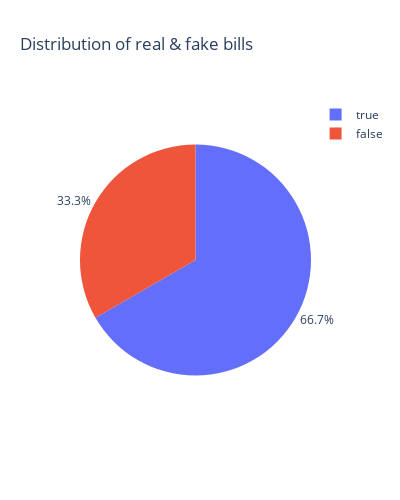

The code cell stored with this chart in its notebook:
### Markdown cell above
### Others

### Code cell
df_counts = df['is_genuine'].value_counts().reset_index()
df_counts.columns = ['is_genuine', 'count']

#Source for pie chart in plotly express https://plotly.com/python/pie-charts/
fig = px.pie(df_counts, values='count', names='is_genuine', title='Distribution of real & fake bills', width=400, height=500)
fig.update_traces(textposition='outside')
fig.update_layout(uniformtext_minsize=10, uniformtext_mode='hide')
fig.show()

### Figure 1 — Plotly figure (JSON) as saved in the notebook; plotly's stock layout.template omitted (floating-point values rounded to 4 significant figures)
{"data": [{"domain": {"x": [0, 1], "y": [0, 1]}, "hovertemplate": "is_genuine=%{label}<br>count=%{value}<extra></extra>", "labels": [true, false], "legendgroup": "", "name": "", "showlegend": true, "textposition": "outside", "type": "pie", "values": [1000, 500]}], "layout": {"height": 500, "legend": {"tracegroupgap": 0}, "title": {"text": "Distribution of real & fake bills"}, "uniformtext": {"minsize": 10, "mode": "hide"}, "width": 400}}
